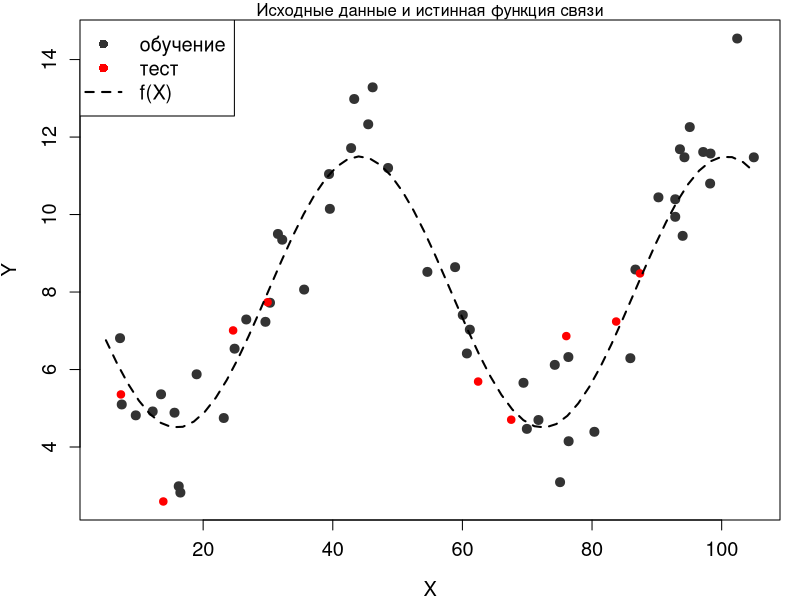
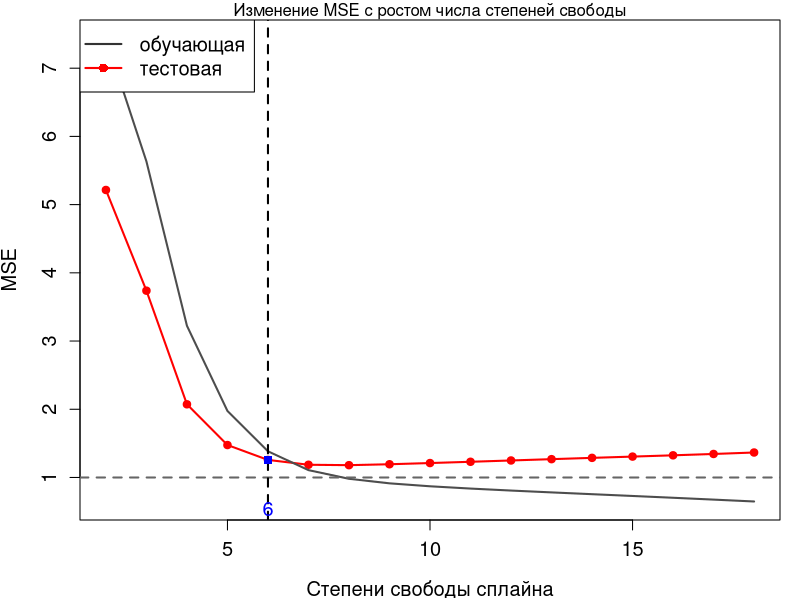
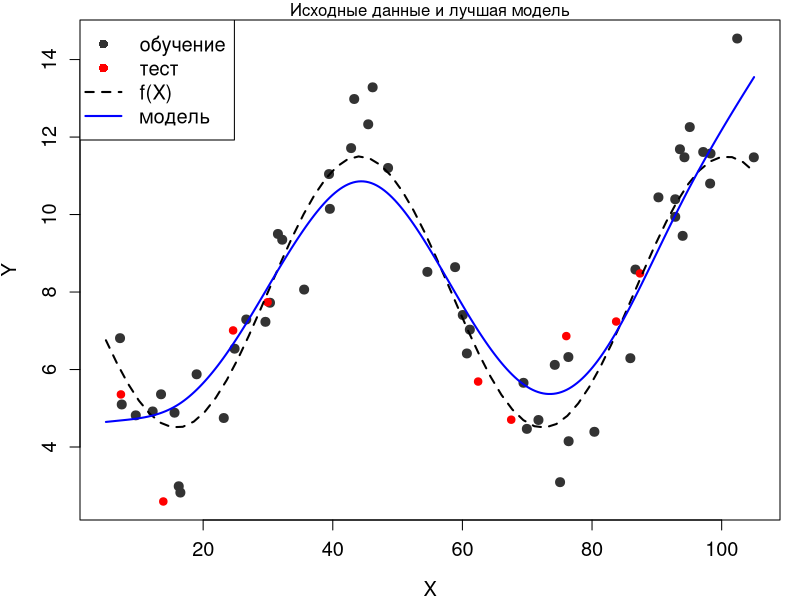
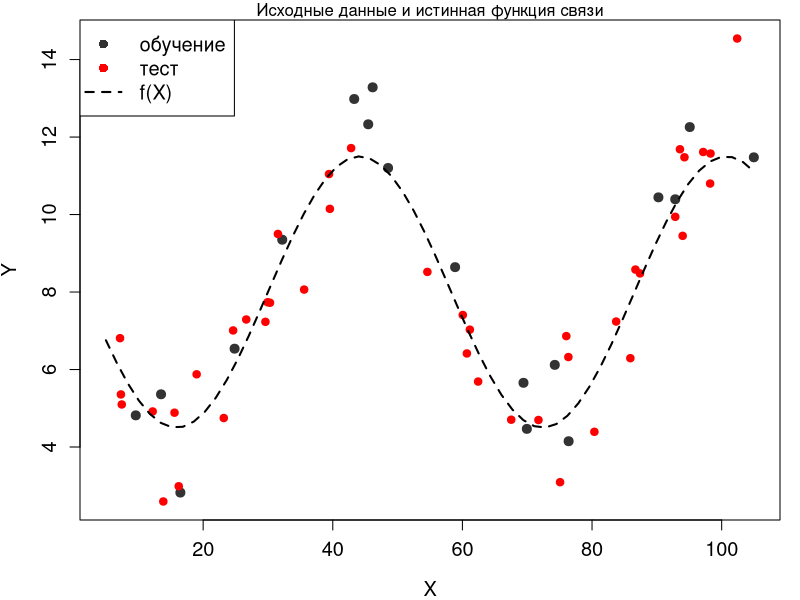
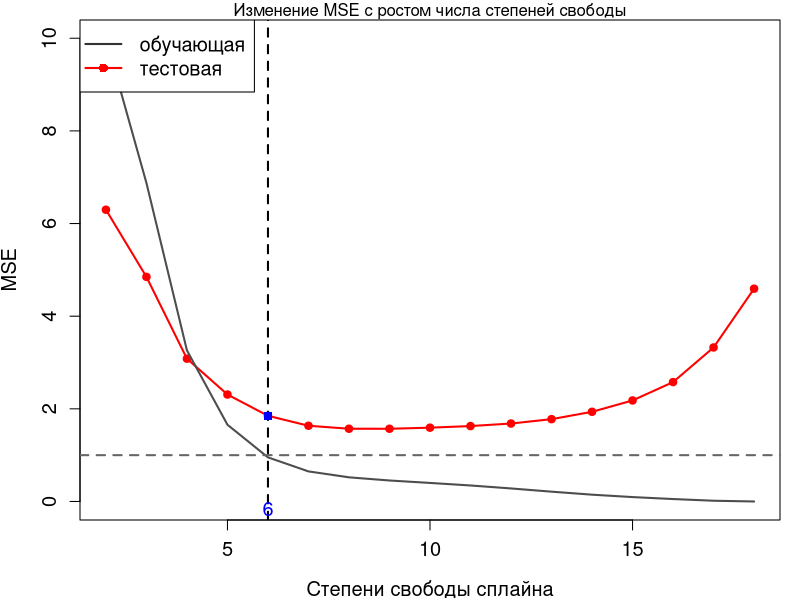
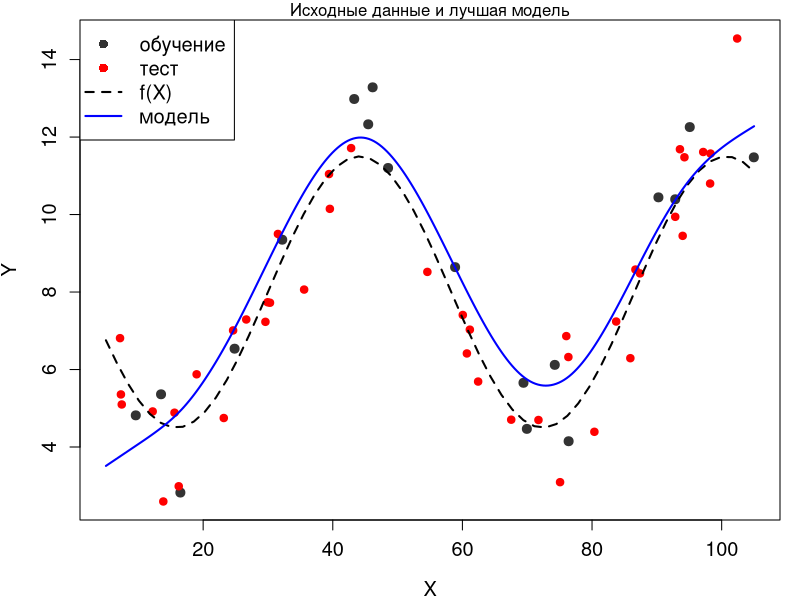

Write R code to recreate these figures, in order.
## ---- chunk 1

my.seed <- 1486372882    
n.all <- 60              
train.percent <- 0.85   
res.sd <- 1             
x.min <- 5               
x.max <- 105            

set.seed(my.seed)
x <- runif(x.min, x.max, n = n.all)

# случайный шум
set.seed(my.seed)
res <- rnorm(mean = 0, sd = res.sd, n = n.all)

# отбираем наблюдения в обучающую выборку
set.seed(my.seed)
inTrain <- sample(seq_along(x), size = train.percent*n.all)

# истинная функция взаимосвязи
y.func <- function(x) {8 + 3.5*sin((x - 30)/9)}

# для графика истинной взаимосвязи
x.line <- seq(x.min, x.max, length = n.all)
y.line <- y.func(x.line)

# фактические значения y (с шумом)
y <- y.func(x) + res

# Создаём векторы с данными для построения графиков 

# наблюдения на обучающей выборке
x.train <- x[inTrain]
y.train <- y[inTrain]

# наблюдения на тестовой выборке
x.test <- x[-inTrain]
y.test <- y[-inTrain]
## ---- chunk 2
par(mar = c(4, 4, 1, 1))
x.lim <- c(x.min, x.max)
y.lim <- c(min(y), max(y))

# наблюдения с шумом (обучающая выборка)
plot(x.train, y.train, 
     col = grey(0.2), bg = grey(0.2), pch = 21,
     xlab = 'X', ylab = 'Y', 
     xlim = x.lim, ylim = y.lim, 
     cex = 1.2, cex.lab = 1.2, cex.axis = 1.2)

mtext('Исходные данные и истинная функция связи', side = 3)

# наблюдения тестовой выборки
points(x.test, y.test, col = 'red', bg = 'red', pch = 21)

# истинная функция
lines(x.line, y.line, lwd = 2, lty = 2)

legend('topleft', legend = c('обучение', 'тест', 'f(X)'),
       pch = c(16, 16, NA), 
       col = c(grey(0.2), 'red', 'black'),  
       lty = c(0, 0, 2), lwd = c(1, 1, 2), cex = 1.2)
## ---- chunk 3
mod <- smooth.spline(x = x.train, y = y.train, df = 6)

# модельные значения для расчёта ошибок
y.model.train <- predict(mod, data.frame(x = x.train))$y[, 1]
y.model.test <- predict(mod, data.frame(x = x.test))$y[, 1]

# считаем средний квадрат ошибки на обечающей и тестовой выборке
MSE <- c(sum((y.train - y.model.train)^2) / length(x.train),
         sum((y.test - y.model.test)^2) / length(x.test))
names(MSE) <- c('train', 'test')
round(MSE, 2)
#  Теперь строим модели с df от 2 до 18 

# максимальное число степеней свободы для модели сплайна
max.df <- 18

tbl <- data.frame(df = 2:max.df)   # таблица для записи ошибок
tbl$MSE.train <- 0                 # столбец: ошибки на обучающей выборке
tbl$MSE.test <- 0                  # столбец: ошибки на тестовой выборке

# цикл по степеням свободы
for (i in 2:max.df) {
  # строим модель
  mod <- smooth.spline(x = x.train, y = y.train, df = i)
  
  # модельные значения для расчёта ошибок
  y.model.train <- predict(mod, data.frame(x = x.train))$y[, 1]
  y.model.test <- predict(mod, data.frame(x = x.test))$y[, 1]
  
  # считаем средний квадрат ошибки на обучающей и тестовой выборке
  MSE <- c(sum((y.train - y.model.train)^2) / length(x.train),
           sum((y.test - y.model.test)^2) / length(x.test))
  
  # записываем ошибки в таблицу
  tbl[tbl$df == i, c('MSE.train', 'MSE.test')] <- MSE
}

# строки таблицы
tbl
#  График 2: Зависимость MSE от гибкости модели 

plot(x = tbl$df, y = tbl$MSE.test, 
     type = 'l', col = 'red', lwd = 2,
     xlab = 'Степени свободы сплайна', ylab = 'MSE',
     ylim = c(min(tbl$MSE.train, tbl$MSE.test), 
              max(tbl$MSE.train, tbl$MSE.test)),
     cex = 1.2, cex.lab = 1.2, cex.axis = 1.2)


mtext('Изменение MSE с ростом числа степеней свободы', side = 3)

points(x = tbl$df, y = tbl$MSE.test,
       pch = 21, col = 'red', bg = 'red')
lines(x = tbl$df, y = tbl$MSE.train, col = grey(0.3), lwd = 2)
# неустранимая ошибка
abline(h = res.sd, lty = 2, col = grey(0.4), lwd = 2)

legend('topleft', legend = c('обучающая', 'тестовая'),
       pch = c(NA, 16), 
       col = c(grey(0.2), 'red'),  
       lty = c(1, 1), lwd = c(2, 2), cex = 1.2)

# степени свободы у наименьшей ошибки на тестовой выборке
min.MSE.test <- min(tbl$MSE.test)
df.min.MSE.test <- tbl[tbl$MSE.test == min.MSE.test, 'df']

# компромисс между точностью и простотой модели по графику
df.my.MSE.test <- 6
my.MSE.test <- tbl[tbl$df == df.my.MSE.test, 'MSE.test']

# ставим точку на графике
abline(v = df.my.MSE.test, 
       lty = 2, lwd = 2)
points(x = df.my.MSE.test, y = my.MSE.test, 
       pch = 15, col = 'blue')
mtext(df.my.MSE.test, 
      side = 1, line = -1, at = df.my.MSE.test, col = 'blue', cex = 1.2)

## ---- chunk 4
mod.MSE.test <- smooth.spline(x = x.train, y = y.train, df = df.my.MSE.test)

# для гладких графиков модели
x.model.plot <- seq(x.min, x.max, length = 250)
y.model.plot <- predict(mod.MSE.test, data.frame(x = x.model.plot))$y[, 1]

# убираем широкие поля рисунка
par(mar = c(4, 4, 1, 1))

# наименьшие/наибольшие значения по осям
x.lim <- c(x.min, x.max)
y.lim <- c(min(y), max(y))

# наблюдения с шумом (обучающая выборка)
plot(x.train, y.train, 
     col = grey(0.2), bg = grey(0.2), pch = 21,
     xlab = 'X', ylab = 'Y', 
     xlim = x.lim, ylim = y.lim, 
     cex = 1.2, cex.lab = 1.2, cex.axis = 1.2)

mtext('Исходные данные и лучшая модель', side = 3)

# наблюдения тестовой выборки
points(x.test, y.test, 
       col = 'red', bg = 'red', pch = 21)

# истинная функция
lines(x.line, y.line, 
      lwd = 2, lty = 2)

# модель
lines(x.model.plot, y.model.plot, 
      lwd = 2, col = 'blue')

legend('topleft', legend = c('обучение', 'тест', 'f(X)', 'модель'),
       pch = c(16, 16, NA, NA), 
       col = c(grey(0.2), 'red', 'black', 'blue'),  
       lty = c(0, 0, 2, 1), lwd = c(1, 1, 2, 2), cex = 1.2)
## ---- chunk 5
my.seed <- 1486372882    
n.all <- 60              
train.percent <- 0.3  
res.sd <- 1             
x.min <- 5               
x.max <- 105            

set.seed(my.seed)
x <- runif(x.min, x.max, n = n.all)

# случайный шум
set.seed(my.seed)
res <- rnorm(mean = 0, sd = res.sd, n = n.all)

# отбираем наблюдения в обучающую выборку
set.seed(my.seed)
inTrain <- sample(seq_along(x), size = train.percent*n.all)

# истинная функция взаимосвязи
y.func <- function(x) {8 + 3.5*sin((x - 30)/9)}

# для графика истинной взаимосвязи
x.line <- seq(x.min, x.max, length = n.all)
y.line <- y.func(x.line)

# фактические значения y (с шумом)
y <- y.func(x) + res

# Создаём векторы с данными для построения графиков 

# наблюдения на обучающей выборке
x.train <- x[inTrain]
y.train <- y[inTrain]

# наблюдения на тестовой выборке
x.test <- x[-inTrain]
y.test <- y[-inTrain]
#  График 1
par(mar = c(4, 4, 1, 1))
x.lim <- c(x.min, x.max)
y.lim <- c(min(y), max(y))

# наблюдения с шумом (обучающая выборка)
plot(x.train, y.train, 
     col = grey(0.2), bg = grey(0.2), pch = 21,
     xlab = 'X', ylab = 'Y', 
     xlim = x.lim, ylim = y.lim, 
     cex = 1.2, cex.lab = 1.2, cex.axis = 1.2)

mtext('Исходные данные и истинная функция связи', side = 3)

# наблюдения тестовой выборки
points(x.test, y.test, col = 'red', bg = 'red', pch = 21)

# истинная функция
lines(x.line, y.line, lwd = 2, lty = 2)

legend('topleft', legend = c('обучение', 'тест', 'f(X)'),
       pch = c(16, 16, NA), 
       col = c(grey(0.2), 'red', 'black'),  
       lty = c(0, 0, 2), lwd = c(1, 1, 2), cex = 1.2)

# модель 2 (сплайн с df = 6)
mod <- smooth.spline(x = x.train, y = y.train, df = 6)

# модельные значения для расчёта ошибок
y.model.train <- predict(mod, data.frame(x = x.train))$y[, 1]
y.model.test <- predict(mod, data.frame(x = x.test))$y[, 1]

# считаем средний квадрат ошибки на обечающей и тестовой выборке
MSE <- c(sum((y.train - y.model.train)^2) / length(x.train),
         sum((y.test - y.model.test)^2) / length(x.test))
names(MSE) <- c('train', 'test')
round(MSE, 2)
#  Теперь строим модели с df от 2 до 18

# максимальное число степеней свободы для модели сплайна
max.df <- 18

tbl <- data.frame(df = 2:max.df)   # таблица для записи ошибок
tbl$MSE.train <- 0                 # столбец: ошибки на обучающей выборке
tbl$MSE.test <- 0                  # столбец: ошибки на тестовой выборке

# цикл по степеням свободы
for (i in 2:max.df) {
  # строим модель
  mod <- smooth.spline(x = x.train, y = y.train, df = i)
  
  # модельные значения для расчёта ошибок
  y.model.train <- predict(mod, data.frame(x = x.train))$y[, 1]
  y.model.test <- predict(mod, data.frame(x = x.test))$y[, 1]
  
  # считаем средний квадрат ошибки на обучающей и тестовой выборке
  MSE <- c(sum((y.train - y.model.train)^2) / length(x.train),
           sum((y.test - y.model.test)^2) / length(x.test))
  
  # записываем ошибки в таблицу
  tbl[tbl$df == i, c('MSE.train', 'MSE.test')] <- MSE
}

# первые строки таблицы
head(tbl)
#  График 2: Зависимость MSE от гибкости модели 

plot(x = tbl$df, y = tbl$MSE.test, 
     type = 'l', col = 'red', lwd = 2,
     xlab = 'Степени свободы сплайна', ylab = 'MSE',
     ylim = c(min(tbl$MSE.train, tbl$MSE.test), 
              max(tbl$MSE.train, tbl$MSE.test)),
     cex = 1.2, cex.lab = 1.2, cex.axis = 1.2)


mtext('Изменение MSE с ростом числа степеней свободы', side = 3)

points(x = tbl$df, y = tbl$MSE.test,
       pch = 21, col = 'red', bg = 'red')
lines(x = tbl$df, y = tbl$MSE.train, col = grey(0.3), lwd = 2)
# неустранимая ошибка
abline(h = res.sd, lty = 2, col = grey(0.4), lwd = 2)

legend('topleft', legend = c('обучающая', 'тестовая'),
       pch = c(NA, 16), 
       col = c(grey(0.2), 'red'),  
       lty = c(1, 1), lwd = c(2, 2), cex = 1.2)

# степени свободы у наименьшей ошибки на тестовой выборке
min.MSE.test <- min(tbl$MSE.test)
df.min.MSE.test <- tbl[tbl$MSE.test == min.MSE.test, 'df']

# компромисс между точностью и простотой модели по графику
df.my.MSE.test <- 6
my.MSE.test <- tbl[tbl$df == df.my.MSE.test, 'MSE.test']

# ставим точку на графике
abline(v = df.my.MSE.test, 
       lty = 2, lwd = 2)
points(x = df.my.MSE.test, y = my.MSE.test, 
       pch = 15, col = 'blue')
mtext(df.my.MSE.test, 
      side = 1, line = -1, at = df.my.MSE.test, col = 'blue', cex = 1.2)
#  График 3: Лучшая модель (компромисс между гибкостью и точностью)

mod.MSE.test <- smooth.spline(x = x.train, y = y.train, df = df.my.MSE.test)

# для гладких графиков модели
x.model.plot <- seq(x.min, x.max, length = 250)
y.model.plot <- predict(mod.MSE.test, data.frame(x = x.model.plot))$y[, 1]

# убираем широкие поля рисунка
par(mar = c(4, 4, 1, 1))

# наименьшие/наибольшие значения по осям
x.lim <- c(x.min, x.max)
y.lim <- c(min(y), max(y))

# наблюдения с шумом (обучающая выборка)
plot(x.train, y.train, 
     col = grey(0.2), bg = grey(0.2), pch = 21,
     xlab = 'X', ylab = 'Y', 
     xlim = x.lim, ylim = y.lim, 
     cex = 1.2, cex.lab = 1.2, cex.axis = 1.2)

mtext('Исходные данные и лучшая модель', side = 3)

# наблюдения тестовой выборки
points(x.test, y.test, 
       col = 'red', bg = 'red', pch = 21)

# истинная функция
lines(x.line, y.line, 
      lwd = 2, lty = 2)

# модель
lines(x.model.plot, y.model.plot, 
      lwd = 2, col = 'blue')

legend('topleft', legend = c('обучение', 'тест', 'f(X)', 'модель'),
       pch = c(16, 16, NA, NA), 
       col = c(grey(0.2), 'red', 'black', 'blue'),  
       lty = c(0, 0, 2, 1), lwd = c(1, 1, 2, 2), cex = 1.2)

